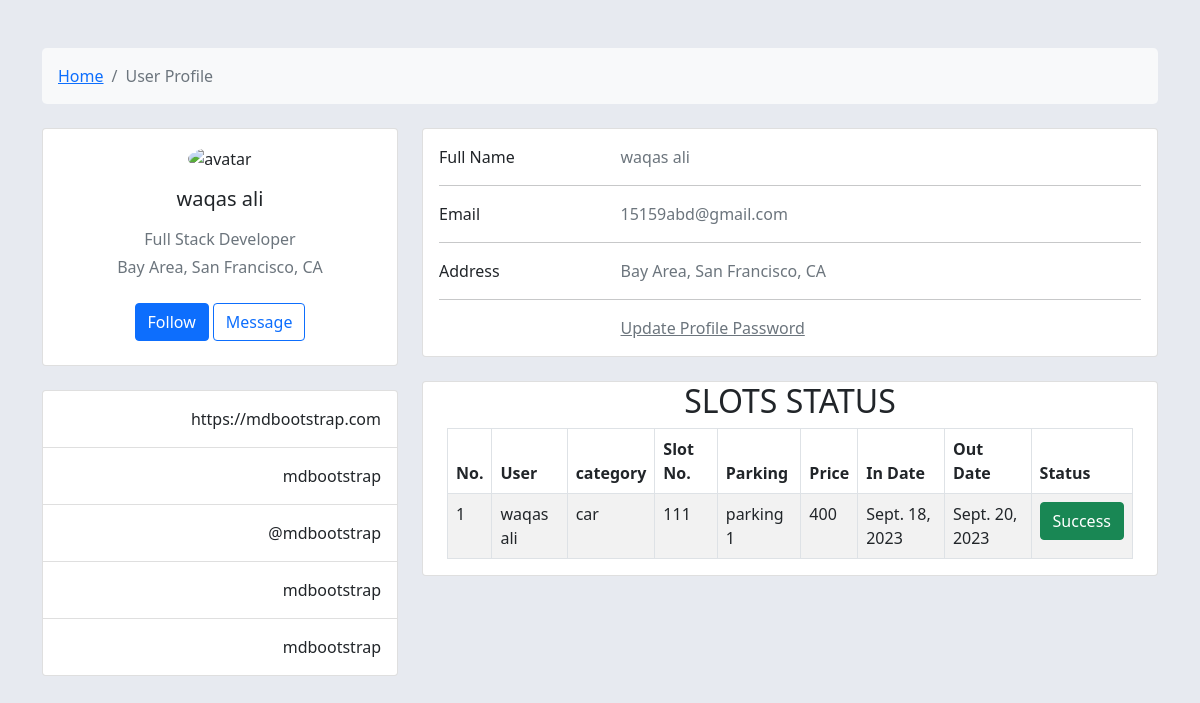
Page /frontend/profile/1/ (signed in) on the committed database.
### accountss/models.py (models this page shows)
class CustomUser(AbstractUser):
    USERNAME_FIELD = 'email'
    username = models.CharField(max_length=150, unique=False)
    email = models.EmailField(unique=True,default=True)
    is_admin = models.BooleanField(default=True)
    is_customer = models.BooleanField(default=False)
    forget_password_token = models.CharField(max_length=1000,blank=True,null=True)
    REQUIRED_FIELDS = [] # removes email from REQUIRED_FIELDS

### backend/models.py (models this page shows)
class Slots_Request(models.Model):
    slots = models.ForeignKey(Slots, on_delete=models.CASCADE,null=True)
    user = models.ForeignKey(CustomUser,on_delete=models.CASCADE, null=True)
    catogry = models.CharField(max_length=100 , default=True)
    model = models.CharField(max_length=100 , default=True)
    num_plate = models.CharField(max_length=200,default=True)
    phone = models.IntegerField(default=True)
    in_date = models.DateField()
    out_date = models.DateField()
    address = models.CharField(max_length=500 , default=True)
    slot_status = models.BooleanField(default=True)
    payment = models.ImageField(upload_to='public', null=True,blank=True)

class Slots(models.Model):
    parking = models.ForeignKey(Parking, on_delete=models.CASCADE,null=True)
    slots_price =  models.IntegerField(default=True)
    slots_number = models.IntegerField(default=True)
    slot_color = models.BooleanField(default=True)

class Parking(models.Model):
    area = models.ForeignKey(Area, on_delete=models.CASCADE,null=True)
    name = models.CharField(max_length=200 , default=True)
    address = models.CharField(max_length=300 , default=True)

### frontend/views.py (the view)
# urls.py: path('profile/<pk>/',views.profile, name='profile'),
def profile(request,pk):
    users=request.user
    order = Slots_Request.objects.filter(user=users)
    print(order)
    dic = {'orders':order}
    return render(request,'main_web/profile.html',context=dic)

### templates/main_web/profile.html (shortened to what this page needs)
<!DOCTYPE html>
<html lang="en">
<head>
    <link href="https://cdn.jsdelivr.net/npm/bootstrap@5.0.2/dist/css/bootstrap.min.css" rel="stylesheet">
</head>
<body>
    <section style="background-color: #e7eaf0;">
        <div class="container py-5">
          <div class="row">
            <div class="col">
              <nav aria-label="breadcrumb" class="bg-light rounded-3 p-3 mb-4">
                <ol class="breadcrumb mb-0">
                  <li class="breadcrumb-item"><a href="{% url "home" %}">Home</a></li>
                  <li class="breadcrumb-item active" aria-current="page">User Profile</li>
                </ol>
              </nav>
            </div>
          </div>
          <div class="row">
            <div class="col-lg-4">
              <div class="card mb-4">
                <div class="card-body text-center">
                  <img src="https://mdbcdn.b-cdn.net/img/Photos/new-templates/bootstrap-chat/ava3.webp" alt="avatar"
                    class="rounded-circle img-fluid" style="width: 150px;">
                  <h5 class="my-3">{{request.user.username}}</h5>
                  <p class="text-muted mb-1">Full Stack Developer</p>
                  <p class="text-muted mb-4">Bay Area, San Francisco, CA</p>
                  <div class="d-flex justify-content-center mb-2">
                    <button type="button" class="btn btn-primary">Follow</button>
                    <button type="button" class="btn btn-outline-primary ms-1">Message</button>
                  </div>
                </div>
              </div>
              <div class="card mb-4 mb-lg-0">
                <div class="card-body p-0">
                  <ul class="list-group list-group-flush rounded-3">
                    <li class="list-group-item d-flex justify-content-between align-items-center p-3">
                      <p class="mb-0">https://mdbootstrap.com</p>
                    </li>
                    <li class="list-group-item d-flex justify-content-between align-items-center p-3">
                      <p class="mb-0">mdbootstrap</p>
                    </li>
                    <li class="list-group-item d-flex justify-content-between align-items-center p-3">
                      <p class="mb-0">@mdbootstrap</p>
                    </li>
                    <li class="list-group-item d-flex justify-content-between align-items-center p-3">
                      <p class="mb-0">mdbootstrap</p>
                    </li>
                    <li class="list-group-item d-flex justify-content-between align-items-center p-3">
                      <p class="mb-0">mdbootstrap</p>
                    </li>
                  </ul>
                </div>
              </div>
            </div>
            <div class="col-lg-8">
              <div class="card mb-4">
                <div class="card-body">
                  <div class="row">
                    <div class="col-sm-3">
                      <p class="mb-0">Full Name</p>
                    </div>
                    <div class="col-sm-9">
                      <p class="text-muted mb-0">{{request.user.username}}</p>
                    </div>
                  </div>
                  <hr>
                  <div class="row">
                    <div class="col-sm-3">
                      <p class="mb-0">Email</p>
                    </div>
                    <div class="col-sm-9">
                      <p class="text-muted mb-0">{{request.user}}</p>
                    </div>
                  </div>
                  <hr>
                  <div class="row">
                    <div class="col-sm-3">
                      <p class="mb-0">Address</p>
                    </div>
                    <div class="col-sm-9">
                      <p class="text-muted mb-0">Bay Area, San Francisco, CA</p>
                    </div>
                  </div>
                  <hr>
                  <div class="row">
                    <div class="col-sm-3">
                    </div>
                    <div class="col-sm-9">
                      <a href="{% url "forget_password" %}" class="text-muted mb-0">Update Profile Password</a>
                    </div>
                  </div>
                </div>
              </div>
              <div class="row">
                <div class="col-md-12">
                  <div class="card mb-4 mb-md-0">
                    <div class="container">
                      <h2 class="text-center">SLOTS STATUS</h2>
                      <table class="table table-bordered table-striped">
                        <thead>
                          <tr>
                            <th>No.</th>
                            <th>User</th>
                            <th>category</th>
                            <th>Slot No.</th>
                            <th>Parking</th>
                            <th>Price</th>
                            <th>In Date</th>
                            <th>Out Date</th>
                            <th>Status</th>
                          </tr>
                        </thead>
                        <tbody>
                          {% for order in orders %}
                          <tr>
                            <td>{{forloop.counter}}</td>
                            <td>{{order.user.username}}</td>
                            <td>{{order.catogry}}</td>
                            <td>{{order.slots.slots_number}}</td>
                            <td>{{order.slots.parking.name}}</td>
                            <td>{{order.slots.slots_price}}</td>
                            <td>{{order.in_date}}</td>
                            <td>{{order.out_date}}</td>
                            {% if order.slot_status %}
                            <td>
                              <button type="button" class="btn btn-success">Success</button>
                            </td>
                            {% else %}
                            <td>
                              <button type="button" class="btn btn-warning">Pending</button>
                            </td>
                            {% endif %}
                          </tr>
                          {% endfor %}
                        </tbody>
                      </table>
                    </div>
                  </div>
                </div>
              </div>
            </div>
          </div>
        </div>
      </section>
</body>
</html>

### rows in the picture
CustomUser: user.username "waqas ali", user "15159abd@gmail.com"
Slots_Request: user.username "waqas ali", catogry "car", slots.slots_number "111", slots.parking.name "parking 1", slots.slots_price "400", in_date "Sept. 18, 2023", out_date "Sept. 20, 2023", slot_status "Success"
